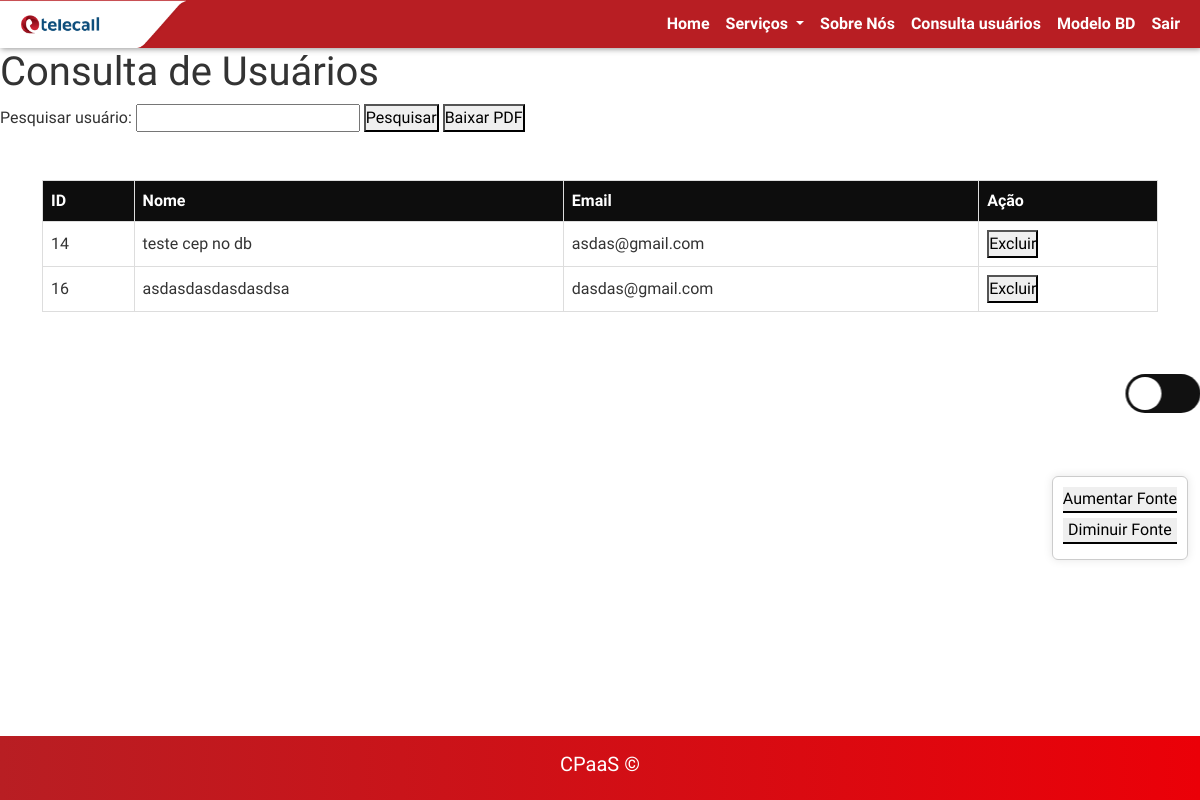
/consulta.php (signed in), run on an earlier commit of the app's database.
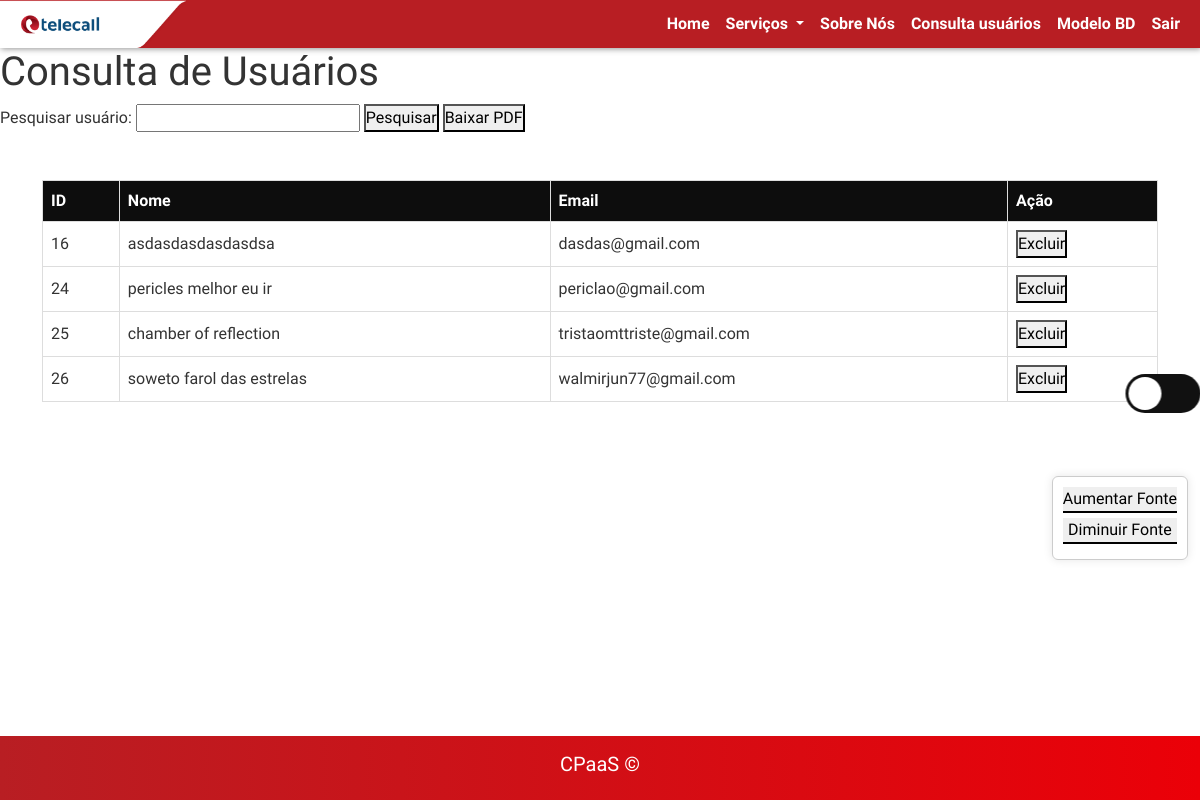
And on a later commit of the database.
### tables this page shows
CREATE TABLE `usuarios` (
  `id` int(11) NOT NULL AUTO_INCREMENT,
  `nome` varchar(45) NOT NULL,
  `data_nasc` date NOT NULL,
  `mother_name` varchar(45) NOT NULL,
  `telefone_fixo` varchar(15) DEFAULT NULL,
  `celular` varchar(15) NOT NULL,
  `endereco` varchar(45) NOT NULL,
  `email` varchar(45) NOT NULL,
  `cpf` varchar(11) NOT NULL,
  `username` varchar(6) NOT NULL,
  `senha` varchar(255) DEFAULT NULL,
  `gender` char(1) NOT NULL,
  `tipo_perfil` enum('comum','master') NOT NULL DEFAULT 'comum',
  `cep` varchar(9) DEFAULT NULL,
  PRIMARY KEY (`id`)
);

### consulta.php (the view, shortened to what this page needs)
<?php
include 'config.php';
$tipo_perfil = isset($_SESSION['tipo_perfil']) ? $_SESSION['tipo_perfil'] : 'comum';
$pesquisa = "";
$sql = "SELECT * FROM usuarios WHERE tipo_perfil = 'comum' AND nome LIKE ?";
$stmt = $conexao->prepare($sql);
$pesquisa = "%" . $pesquisa . "%";
$stmt->bind_param("s", $pesquisa);
$stmt->execute();
$result = $stmt->get_result();
$usuarios = $result->fetch_all(MYSQLI_ASSOC);
?>
<!DOCTYPE html>
<html lang="pt">
<head>
    <link href="https://cdn.jsdelivr.net/npm/bootstrap@5.3.2/dist/css/bootstrap.min.css" rel="stylesheet">
    <link rel="stylesheet" href="css/styleb.css">
</head>
<body>
<header>
        <nav class="navbar navbar-expand-lg navbar-light changeable-text-container"
            style="box-shadow: 1px 1px 6px #959595; background-color: #B81E23; padding: 0px!important">
            <div class="container-fluid" style="padding-left: 0px!important;">
                <div><img src="img/cropped-navbartelecall-e1664888635140.png" style="height: 3rem;" alt=""></div>
                <div class="collapse navbar-collapse" id="navbarSupportedContent">
                    <ul class="navbar-nav ms-auto mb-2 mb-lg-0">
                        <li class="nav-item" style="font-weight: 600;">
                            <button class="nav-link active" aria-current="page"
                                onclick="window.location.href='main.php'" style="color: white;">Home</button>
                        </li>
                        <li class="nav-item dropdown" style="font-weight: 600;">
                            <button class="nav-link dropdown-toggle" role="button" data-bs-toggle="dropdown"
                                aria-expanded="false" style="color: white;">
                                Serviços
                            </button>
                        </li>
                        <li class="nav-item" style="font-weight: 600;">
                            <button class="nav-link" onclick="window.location.href='sobre.php'"
                                style="color: white;">Sobre Nós</button>
                        </li>
                        <?php if ($tipo_perfil == 'master'): ?>
                        <li class="nav-item" style="font-weight: 600;">
                            <button class="nav-link" onclick="window.location.href='consulta.php'"
                                style="color: white;">Consulta usuários</button>
                        </li>
                        <?php endif; ?>
                        <li class="nav-item" style="font-weight: 600;">
                            <button class="nav-link" onclick="window.location.href='modeloBD.php'"
                                style="color: white;">Modelo BD</button>
                        </li>
                        <li class="nav-item" style="font-weight: 600;">
                            <button class="nav-link" onclick="window.location.href='Controllers/logout.php'"
                                style="color: white;">Sair</button>
                        </li>
                    </ul>
                </div>
            </div>
        </nav>
    </header>
    <h1>Consulta de Usuários</h1>
    <form method="GET" action="consulta.php">
        <label for="pesquisa">Pesquisar usuário:</label>
        <input type="text" id="pesquisa" name="pesquisa" value="<?php echo htmlspecialchars(isset($_GET['pesquisa']) ? $_GET['pesquisa'] : ''); ?>">
        <button type="submit">Pesquisar</button>
        <a href="Controllers/gerar_pdf.php" target="_blank"><button type="button">Baixar PDF</button></a>
    </form>
    <div class="container">
        <table class="mt-5">
            <tr ">
                <th style="background-color: #0D0D0D!important; color:white;">ID</th>
                <th style="background-color: #0D0D0D!important; color:white;">Nome</th>
                <th style="background-color: #0D0D0D!important; color:white;">Email</th>
                <th style="background-color: #0D0D0D!important; color:white;">Ação</th>
            </tr>
            <?php foreach ($usuarios as $usuario): ?>
            <tr>
                <td><?php echo htmlspecialchars($usuario['id']); ?></td>
                <td><?php echo htmlspecialchars($usuario['nome']); ?></td>
                <td><?php echo htmlspecialchars($usuario['email']); ?></td>
                <td>
                    <button onclick="showModal(<?php echo htmlspecialchars($usuario['id']); ?>)">Excluir</button>
                </td>
            </tr>
            <?php endforeach; ?>
        </table>
    </div>
    <label for="chk" class="label">
        <div class="ball"></div>
    </label>
    <div class="accessibility-panel">
        <button id="increase-font">Aumentar Fonte</button>
        <button id="decrease-font">Diminuir Fonte</button>
    </div>
    <div class="card-footer fixed-bottom">
        <footer class="d-flex justify-content-center align-items-center p-3 " style="background:linear-gradient(to left, #EB0008, #B81E23); color:white;">
            <h5>CPaaS &#169;</h5>
        </footer>
    </div>
</body>
</html>

### css/styleb.css (style rules this page uses)
* { margin: 0; padding: 0; box-sizing: border-box; font-family: 'Prompt', monospace; }
html, body { height: 100%; }
body { min-height: 100vh; display: flex; flex-direction: column; color: #333; background-color: #fff; transition: background 0.2s linear; }
.label { background-color: #111; border-radius: 50px; cursor: pointer; display: flex; justify-content: space-between; align-items: center; padding: 5px; position: fixed; height: 26px; width: 50px; transform: scale(1.5) translateY(-50%); top: 50%; right: 1%; }
.label .ball { background-color: #fff; border-radius: 50%; position: absolute; top: 2px; left: 2px; height: 22px; width: 22px; transform: translateX(0px); transition: transform 0.2s linear; }
footer { margin-top: auto; }
.nav-item { text-align: right; }
.container-fluid { width: 100%; }
.accessibility-panel { position: fixed; bottom: 30%; right: 1%; display: flex; flex-direction: column; background-color: #fff; border: 1px solid #ccc; padding: 10px; border-radius: 6px; box-shadow: 0 0 10px rgba(0, 0, 0, 0.1); }
.accessibility-panel button { margin-bottom: 5px; border: none; border-bottom: 2px solid black; }

### consulta.php (style rules this page uses)
body { font-family: Arial, sans-serif; }
table { width: 100%; border-collapse: collapse; }
th, td { border: 1px solid #ddd; padding: 8px; text-align: left; }
th { background-color: #f2f2f2; }
form { display: inline; }

What changed in the data, as far as the page shows it:
removed usuarios: id "14", nome "teste cep no db", email "asdas@gmail.com"
added usuarios: id "24", nome "pericles melhor eu ir", email "periclao@gmail.com"
added usuarios: id "25", nome "chamber of reflection", email "tristaomttriste@gmail.com"
added usuarios: id "26", nome "soweto farol das estrelas", email "walmirjun77@gmail.com"
